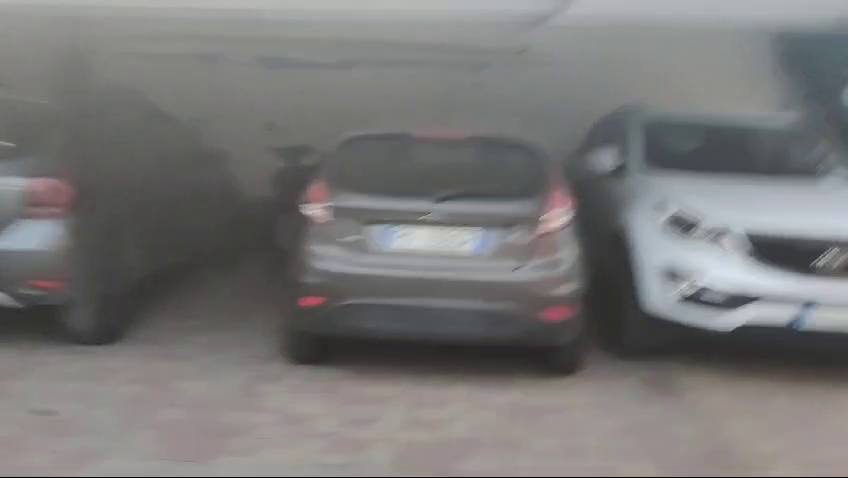
#> input picture frame 10 of video_originale.mp4, 848 x 478 px
$ python stabilization_and_ROI_pixel_analysis.py
#> lines starting #> are read from the running program, lines starting #| are printed output that depends on the picture
import numpy as np # Importa il modulo numpy per la gestione degli array
import cv2 # Importa il modulo OpenCV per la gestione delle immagini e dei video

# Definisce il raggio di smoothing
RAGGIO_LISCIA = 50

# Funzione per calcolare la media mobile su una curva
# [31 lines left out: functions mediaMobile, smooth, correggiBordo, not called in this run]

# Funzione per stabilizzare il video
def stabilizzaVideo(percorso_input, percorso_output):
    # Apre il file video
#> called with percorso_input = 'video_originale.mp4', percorso_output = 'video_stabilizzato.mp4'
    cap = cv2.VideoCapture(percorso_input)
    # Verifica se il video è stato aperto correttamente
    if not cap.isOpened():
        print("Errore nell'aprire il file video.")
        return

    # Ottiene il numero totale di frame
    n_frame = int(cap.get(cv2.CAP_PROP_FRAME_COUNT))
    # Ottiene la larghezza del frame
    larghezza = int(cap.get(cv2.CAP_PROP_FRAME_WIDTH))
    # Ottiene l'altezza del frame
    altezza = int(cap.get(cv2.CAP_PROP_FRAME_HEIGHT))
    # Ottiene il frame rate del video
    fps = cap.get(cv2.CAP_PROP_FPS)
    # Definisce il codec e crea il VideoWriter per salvare il video stabilizzato
    fourcc = cv2.VideoWriter_fourcc(*'mp4v')
    # Creazione del video output per la stabilizzazione
    out = cv2.VideoWriter(percorso_output, fourcc, fps, (2 * larghezza, altezza))

    # Lettura del primo frame
    _, precedente = cap.read()
#> precedente is the input picture: shape (478, 848, 3); mean B, G, R 119, 119.6, 120.4
    # Converte il frame in scala di grigi
    precedente_gray = cv2.cvtColor(precedente, cv2.COLOR_BGR2GRAY)
    # Inizializza l'array per le trasformazioni
    trasformazioni = np.zeros((n_frame - 1, 3), np.float32)

    # Iterazione sui frame per calcolare e applicare le trasformazioni
    for i in range(n_frame - 1):
        # Trova i punti di interesse nel frame precedente
        punti_precedenti = cv2.goodFeaturesToTrack(precedente_gray, maxCorners=200, qualityLevel=0.01, minDistance=30, blockSize=3)
        # Legge il frame corrente
        success, corrente = cap.read()
        if not success:
            break
        # Converte il frame corrente in scala di grigi
        corrente_gray = cv2.cvtColor(corrente, cv2.COLOR_BGR2GRAY)
        # Calcola il flusso ottico per trovare i punti corrispondenti
        punti_correnti, status, err = cv2.calcOpticalFlowPyrLK(precedente_gray, corrente_gray, punti_precedenti, None)
        # Filtra i punti validi
        idx = np.where(status == 1)[0]
        punti_precedenti = punti_precedenti[idx]
        punti_correnti = punti_correnti[idx]
        # Stima la trasformazione affine tra i due set di punti
        m, _ = cv2.estimateAffinePartial2D(punti_precedenti, punti_correnti)
        if m is None:
            continue
        # Estrae le componenti di traslazione e rotazione
        dx = m[0, 2]
        dy = m[1, 2]
        da = np.arctan2(m[1, 0], m[0, 0])
        trasformazioni[i] = [dx, dy, da]
        # Aggiorna il frame precedente
        precedente_gray = corrente_gray
#> this loop made 30 passes
#> (m, dx, dy, da) on passes 1 to 8: ([[1.01, -0.00744, -4.34], [0.00744, 1.01, -5.63]], -4.34, -5.63, 0.0074), ([[0.994, 0.00198, 1.8], [-0.00198, 0.994, 0.595]], 1.8, 0.595, -0.00199), ([[0.998, 0.00762, 1.13], [-0.00762, 0.998, 2.31]], 1.13, 2.31, -0.00764), ([[1, 0.0108, -2.18], [-0.0108, 1, -0.0585]], -2.18, -0.0585, -0.0108), ([[1, 0.00717, -5.33], [-0.00717, 1, -1.57]], -5.33, -1.57, -0.00715), ([[1, 0.00199, -6.74], [-0.00199, 1, -2.97]], -6.74, -2.97, -0.00199), ([[1, 0.00339, -7.11], [-0.00339, 1, -5.56]], -7.11, -5.56, -0.00338), ([[0.998, 0.00642, -2.21], [-0.00642, 0.998, -0.139]], -2.21, -0.139, -0.00644)
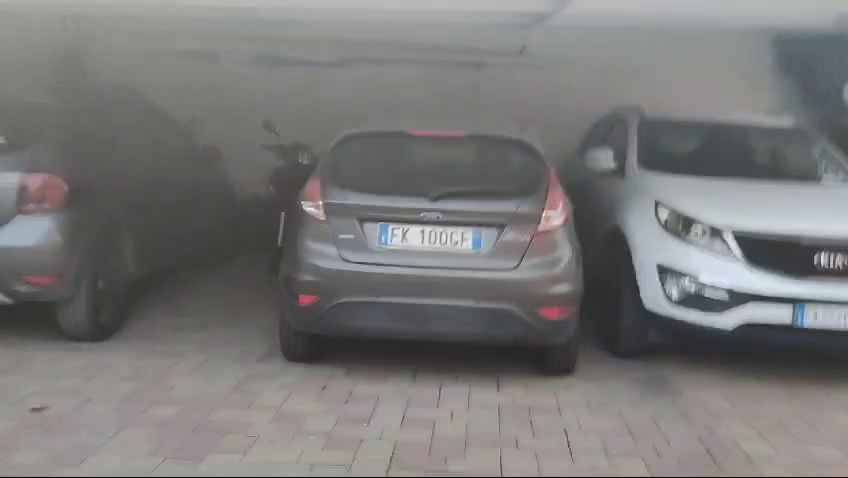
#> input picture frame 11 of video_originale.mp4, 848 x 478 px
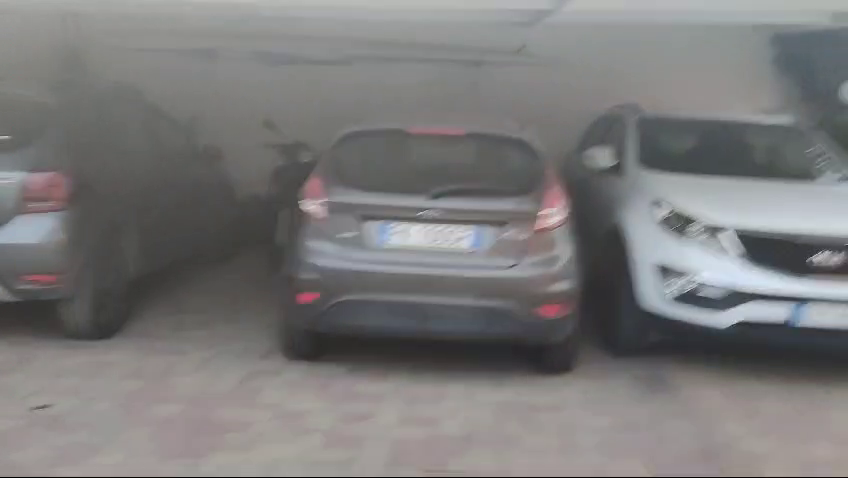
#> input picture frame 12 of video_originale.mp4, 848 x 478 px
#> pass 3, in stabilizzaVideo, `success, corrente = cap.read()`:
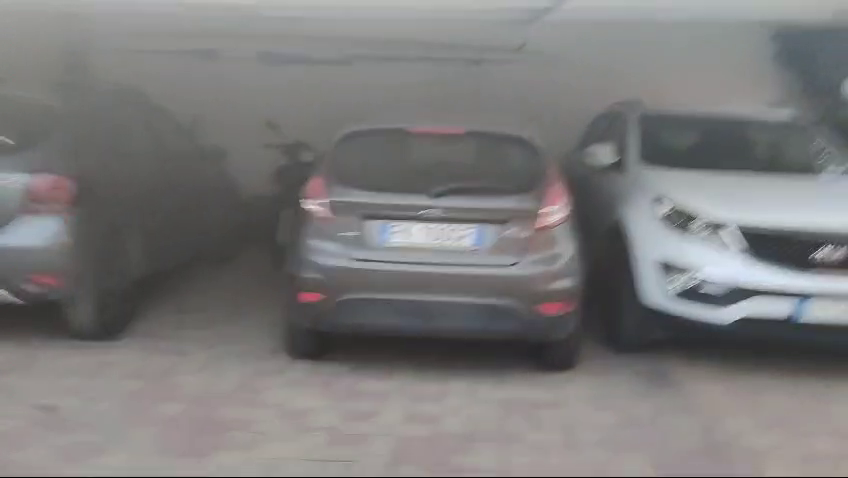
#> corrente: shape (478, 848, 3); mean B, G, R 122.8, 122.9, 124.1
#> after the loop:
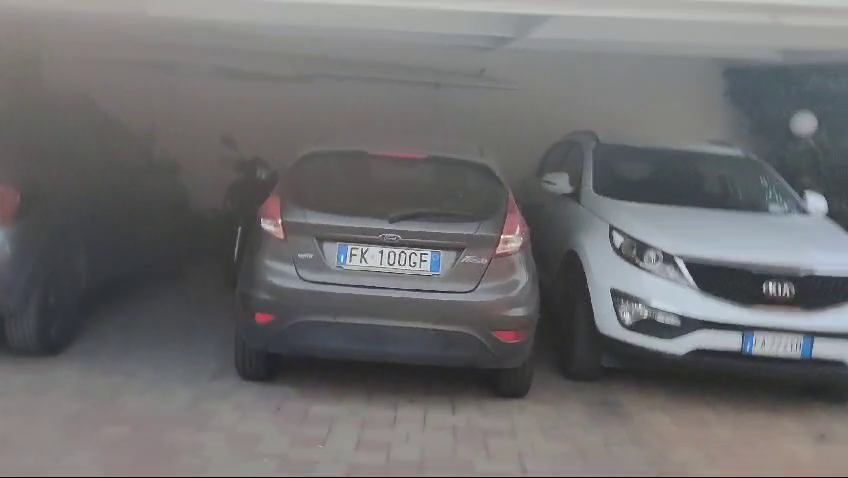
#> corrente: shape (478, 848, 3); mean B, G, R 111.1, 110.1, 110.8
#> after the loop, trasformazioni = 99 rows, first 8: [-4.34, -5.63, 0.0074], [1.8, 0.595, -0.00199], [1.13, 2.31, -0.00764], [-2.18, -0.0585, -0.0108], [-5.33, -1.57, -0.00715], [-6.74, -2.97, -0.00199], [-7.11, -5.56, -0.00338], [-2.21, -0.139, -0.00644]

    # Calcola la traiettoria cumulativa
    traiettoria = np.cumsum(trasformazioni, axis=0)
    # Liscia la traiettoria
    traiettoria_lisciata = smooth(traiettoria)
    # Calcola la differenza tra traiettoria lisciata e originale
    differenza = traiettoria_lisciata - traiettoria
    # Applica la differenza alle trasformazioni originali
    trasformazioni_lisciate = trasformazioni + differenza
    # Riporta il video al primo frame
    cap.set(cv2.CAP_PROP_POS_FRAMES, 0)

    # Ciclo per applicare le trasformazioni lisciate ai frame
    for i in range(n_frame - 1):
        # Legge il frame corrente
        success, frame = cap.read()
        if not success:
            break
        # Estrae le trasformazioni lisciate
        dx = trasformazioni_lisciate[i, 0]
        dy = trasformazioni_lisciate[i, 1]
        da = trasformazioni_lisciate[i, 2]
        # Crea la matrice di trasformazione
        m = np.zeros((2, 3), np.float32)
        m[0, 0] = np.cos(da)
        m[0, 1] = -np.sin(da)
        m[1, 0] = np.sin(da)
        m[1, 1] = np.cos(da)
        m[0, 2] = dx
        m[1, 2] = dy
        # Applica la trasformazione al frame
        frame_stabilizzato = cv2.warpAffine(frame, m, (larghezza, altezza))
        # Corregge i bordi del frame stabilizzato
        frame_stabilizzato = correggiBordo(frame_stabilizzato)
        # Unisce il frame originale e stabilizzato per confronto
        frame_output = cv2.hconcat([frame, frame_stabilizzato])
        # Ridimensiona il frame se troppo grande
        if frame_output.shape[1] > 1920:
            frame_output = cv2.resize(frame_output, (frame_output.shape[1] // 2, frame_output.shape[0] // 2))

        # Mostra il frame prima e dopo la stabilizzazione
        cv2.imshow("Prima e Dopo", frame_output)
        cv2.waitKey(10)
        # Scrive il frame nel video di output
        out.write(frame_output)

    # Rilascia il video e chiude tutte le finestre
    cap.release()
    out.release()
    cv2.destroyAllWindows()

# Funzione per selezionare la ROI (Region Of Interest)
# [108 lines left out: functions selezionaRoi, calcolaMediaVideo, salvaMediaComeImmagine, creaReportHtml, not called in this run]

# Funzione principale
def main():
    # Definisce i percorsi dei file
    percorso_video = 'video_originale.mp4'
    percorso_output_stabilizzato = 'video_stabilizzato.mp4'
    percorso_output_media = 'foto_media.jpg'
    percorso_output_html = 'report.html'

    # Stabilizza il video
    stabilizzaVideo(percorso_video, percorso_output_stabilizzato)

    # Apre il video stabilizzato e legge il frame_di_apertura
    cap = cv2.VideoCapture(percorso_output_stabilizzato)
    cap.set(cv2.CAP_PROP_POS_FRAMES, 2)
    _, frame_di_apertura = cap.read()
    roi = selezionaRoi(frame_di_apertura)
    cap.release()

    # Definisce i frame di inizio e fine per il calcolo della media del video
    frame_min = 2
    frame_max = 8

    # Calcola la media dei pixel della ROI nei frame selezionati
    media_pixel = calcolaMediaVideo(percorso_output_stabilizzato, roi, frame_min, frame_max)

    # Salva l'immagine della media dei pixel
    salvaMediaComeImmagine(media_pixel, percorso_output_media)

    # Salva il frame_min originale con la ROI
    percorso_img_originale = percorso_output_media.replace(".jpg", "_originale.jpg")
    cv2.imwrite(percorso_img_originale, frame_di_apertura[roi[1]:roi[1]+roi[3], roi[0]:roi[0]+roi[2]]) # 'roi' è una tupla (x, y, larghezza, altezza)

    # Crea il report HTML con le immagini
    creaReportHtml(percorso_img_originale, percorso_output_media, percorso_output_html)

# Avvia la funzione principale se lo script è eseguito come programma principale
if __name__ == "__main__":
    main()

$ run again, starting later in the video
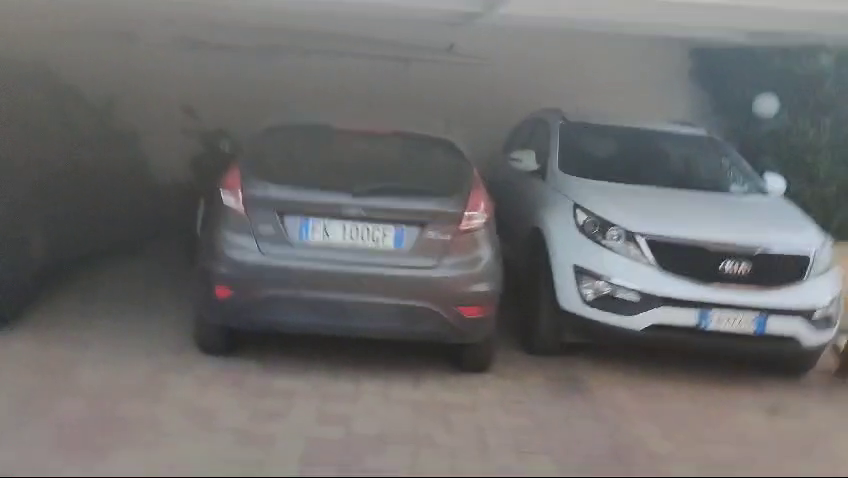
#> input picture frame 45 of video_originale.mp4, 848 x 478 px
#> in stabilizzaVideo, precedente is the input picture: shape (478, 848, 3); mean B, G, R 109.5, 109.7, 110.7
#> the loop in stabilizzaVideo, `for i in range(n_frame - 1):` made 30 passes
#> (dx, dy, da) on passes 1 to 6: (16.77, -33, 0.0659), (20.11, -31.85, 0.0649), (19.21, -29.96, 0.0634), (17.76, -23.7, 0.055), (12.72, -12.69, 0.0391), (3.68, 7.49, 0.00128)
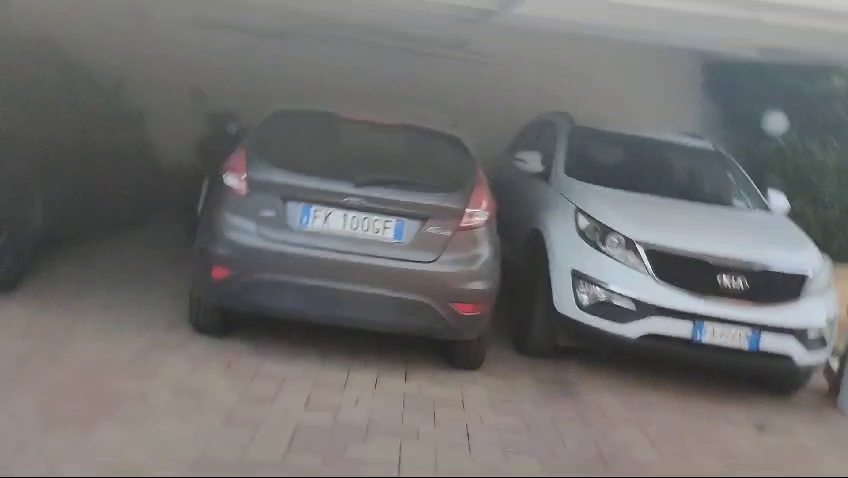
#> input picture frame 46 of video_originale.mp4, 848 x 478 px
#> after the loop in stabilizzaVideo, `for i in range(n_frame - 1):`:
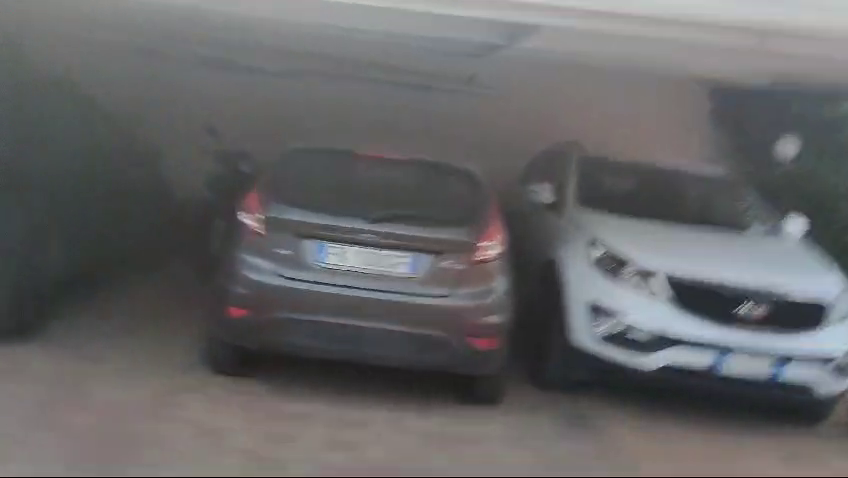
#> corrente: shape (478, 848, 3); mean B, G, R 102.5, 101.5, 101.9
#> after the loop in stabilizzaVideo, `for i in range(n_frame - 1):`: trasformazioni = 99 rows, first 8: [16.77, -33, 0.0659], [20.11, -31.85, 0.0649], [19.21, -29.96, 0.0634], [17.76, -23.7, 0.055], [12.72, -12.69, 0.0391], [3.68, 7.49, 0.00128], [-4.02, 18.74, -0.0271], [-7.97, 24.79, -0.0464]

$ run again, starting later in the video
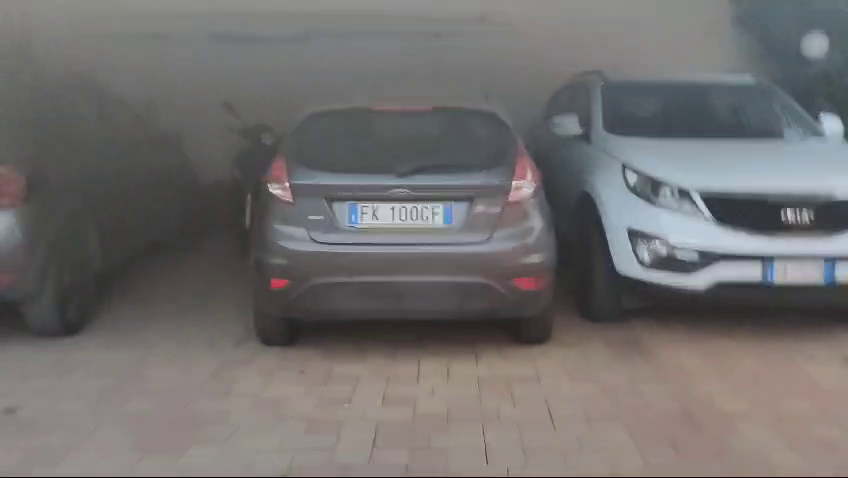
#> input picture frame 80 of video_originale.mp4, 848 x 478 px
#> in stabilizzaVideo, precedente is the input picture: shape (478, 848, 3); mean B, G, R 110.5, 111, 113.7
#> the loop in stabilizzaVideo, `for i in range(n_frame - 1):` made 20 passes
#> (dx, dy, da) on passes 1 to 5: (5.43, 3.72, 0.00602), (2.95, 6.28, 0.0069), (1.2, 6.05, 0.00432), (0.00851, 4.33, 0.00409), (4.02, 5.41, 0.00537)
#> after the loop in stabilizzaVideo, `for i in range(n_frame - 1):`: trasformazioni = 99 rows, first 8: [5.43, 3.72, 0.00602], [2.95, 6.28, 0.0069], [1.2, 6.05, 0.00432], [0.00851, 4.33, 0.00409], [4.02, 5.41, 0.00537], [1.51, 3.01, 0.00698], [1.67, 1.54, 0.00483], [0.929, -1.52, 0.00103]
#> traiettoria = 99 rows, first 8: [5.43, 3.72, 0.00602], [8.38, 10, 0.0129], [9.58, 16.04, 0.0172], [9.58, 20.37, 0.0213], [13.61, 25.79, 0.0267], [15.12, 28.79, 0.0337], [16.78, 30.33, 0.0385], [17.71, 28.81, 0.0396]
#> in smooth, `traiettoria_lisciata = np.copy(traiettoria)`: traiettoria_lisciata has the same summary as traiettoria in stabilizzaVideo
#> after the loop in smooth, `for i in range(3):`: traiettoria_lisciata = 99 rows, first 8: [13.41, 2.96, 0.0178], [13.59, 2.87, 0.018], [13.77, 2.78, 0.0182], [13.96, 2.69, 0.0185], [14.14, 2.6, 0.0187], [14.32, 2.51, 0.0189], [14.51, 2.42, 0.0192], [14.69, 2.33, 0.0194]
#> differenza = 99 rows, first 8: [7.98, -0.757, 0.0118], [5.21, -7.12, 0.00509], [4.2, -13.26, 0.000996], [4.37, -17.68, -0.00287], [0.531, -23.18, -0.00801], [-0.792, -26.28, -0.0148], [-2.28, -27.91, -0.0194], [-3.02, -26.48, -0.0202]
#> trasformazioni_lisciate = 99 rows, first 8: [13.41, 2.96, 0.0178], [8.16, -0.847, 0.012], [5.4, -7.21, 0.00532], [4.38, -13.35, 0.00122], [4.56, -17.77, -0.00264], [0.715, -23.27, -0.00778], [-0.609, -26.37, -0.0145], [-2.09, -28, -0.0191]
#> the loop in stabilizzaVideo, `for i in range(n_frame - 1):` made 10 passes
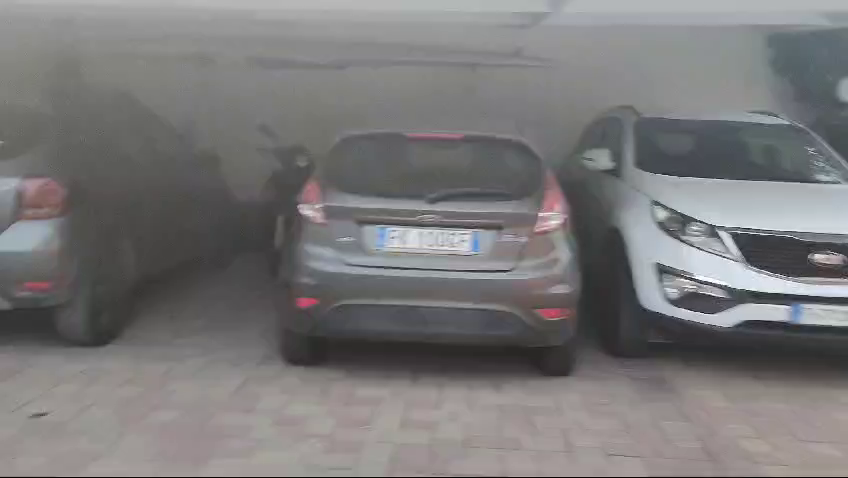
#> input picture frame 0 of video_originale.mp4, 848 x 478 px
#> after the loop in stabilizzaVideo, `for i in range(n_frame - 1):`:
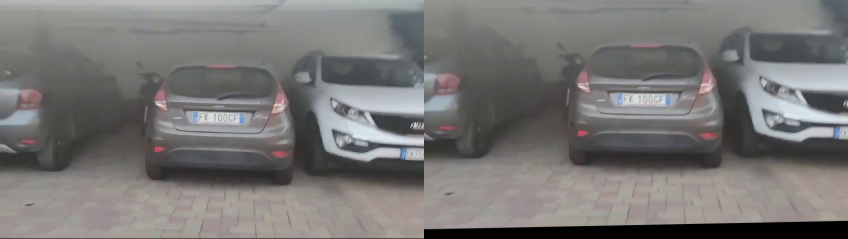
#> frame_output: shape (478, 1696, 3) (shown at 1/2 size); mean B, G, R 116.7, 117.8, 119.3
